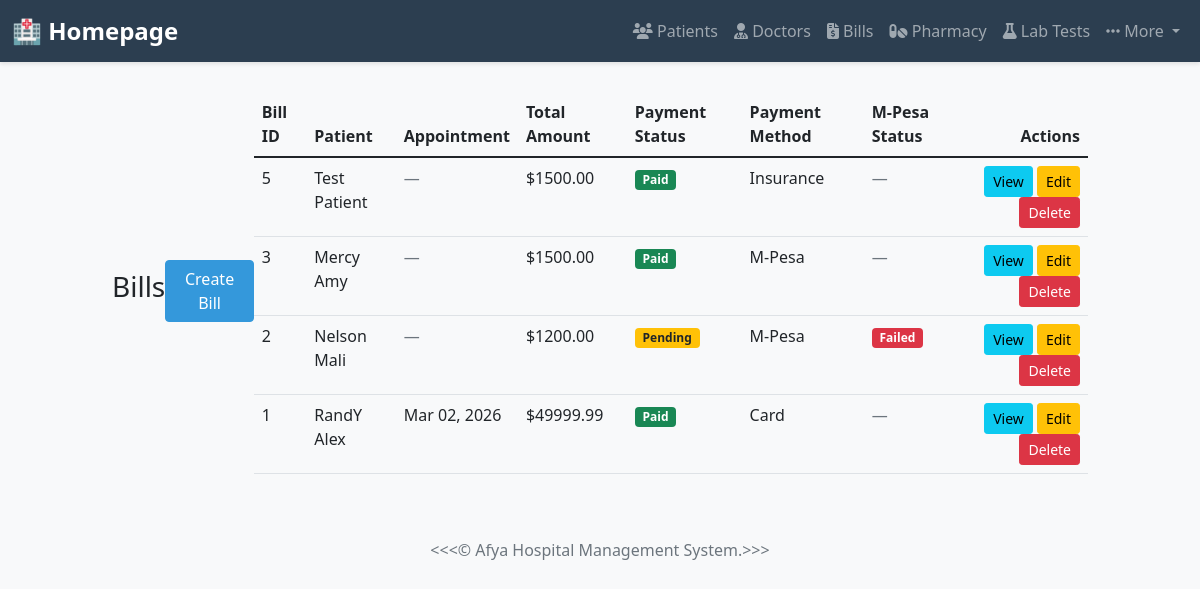
Page /bills/ on the committed database.
### myapp/models.py (models this page shows, shortened)
class Bill(models.Model):
    PAYMENT_STATUS_CHOICES = [
        ('Pending', 'Pending'),
        ('Paid', 'Paid'),
        ('Overdue', 'Overdue'),
        ('Cancelled', 'Cancelled'),
    ]
    PAYMENT_METHOD_CHOICES = [
        ('Cash', 'Cash'),
        ('Card', 'Card'),
        ('Insurance', 'Insurance'),
        ('Bank Transfer', 'Bank Transfer'),
        ('M-Pesa', 'M-Pesa'),
        ('Other', 'Other'),
    ]
    patient = models.ForeignKey(Patient, on_delete=models.CASCADE)
    appointment = models.OneToOneField(Appointment, on_delete=models.CASCADE, null=True, blank=True)
    services = models.TextField(help_text="List of services provided")
    total_amount = models.DecimalField(max_digits=10, decimal_places=2)
    payment_method = models.CharField(max_length=20, choices=PAYMENT_METHOD_CHOICES, blank=True, null=True)
    payment_status = models.CharField(max_length=20, choices=PAYMENT_STATUS_CHOICES, default='Pending')
    mpesa_payment = models.CharField(max_length=15, blank=True, null=True, help_text="M-Pesa phone number for payment (format: 254XXXXXXXXX)")
    mpesa_transaction_id = models.CharField(max_length=100, blank=True, null=True, help_text="M-Pesa transaction ID")
    mpesa_receipt_number = models.CharField(max_length=100, blank=True, null=True, help_text="M-Pesa receipt number")
    mpesa_status = models.CharField(max_length=20, choices=[('Pending', 'Pending'), ('Success', 'Success'), ('Failed', 'Failed')], blank=True, null=True, help_text="M-Pesa payment status")
    mpesa_timestamp = models.DateTimeField(blank=True, null=True, help_text="M-Pesa payment completion time")
    created_at = models.DateTimeField(auto_now_add=True)
    updated_at = models.DateTimeField(auto_now=True)
    class Meta:
        ordering = ['-created_at']

class Patient(models.Model):
    GENDER_CHOICES = [
        ('M', 'Male'),
        ('F', 'Female'),
        ('O', 'Other'),
    ]
    patient_id = models.CharField(max_length=20, unique=True)
    first_name = models.CharField(max_length=100)
    last_name = models.CharField(max_length=100)
    email = models.EmailField(unique=True)
    phone_number = models.CharField(max_length=15)
    gender = models.CharField(max_length=1, choices=GENDER_CHOICES)
    date_of_birth = models.DateField()
    address = models.TextField()
    date_registered = models.DateTimeField(auto_now_add=True)
    medical_history = models.TextField(blank=True, null=True)
    class Meta:
        ordering = ['-date_registered']

class Appointment(models.Model):
    STATUS_CHOICES = [
        ("Pending", "Pending"),
        ("Completed", "Completed"),
        ("Cancelled", "Cancelled"),
    ]
    patient = models.ForeignKey(Patient, on_delete=models.CASCADE)
    doctor = models.ForeignKey(Doctor, on_delete=models.CASCADE)
    date = models.DateField()
    time = models.TimeField()
    status = models.CharField(max_length=20, choices=STATUS_CHOICES, default="Pending")
    diagnosis = models.TextField(blank=True, null=True)
    prescribed_drugs = models.TextField(blank=True, null=True, help_text="List of prescribed drugs with dosages")
    prescription = models.FileField(upload_to='prescriptions/', blank=True, null=True)
    created_at = models.DateTimeField(auto_now_add=True)
    updated_at = models.DateTimeField(auto_now=True)
    class Meta:
        ordering = ['-date', '-time']

### myapp/views.py (the view)
# urls.py: path('bills/', views.bill_list, name='bill_list'),
def bill_list(request):
    bills = Bill.objects.select_related('patient', 'appointment').order_by('-created_at')
    context = {'bills': bills}
    return render(request, 'bill_list.html', context)

### myapp/templates/bill_list.html (shortened to what this page needs)
{% extends 'base.html' %}
{% block content %}
<div class="d-flex justify-content-between align-items-center mb-3">
    <h3>Bills</h3>
        <a href="{% url 'myapp:create_bill' %}" class="btn btn-primary">Create Bill</a>
{% if bills %}
    <div class="table-responsive">
        <table class="table table-hover">
            <thead>
                <tr>
                    <th>Bill ID</th>
                    <th>Patient</th>
                    <th>Appointment</th>
                    <th>Total Amount</th>
                    <th>Payment Status</th>
                    <th>Payment Method</th>
                    <th>M-Pesa Status</th>
                    <th class="text-end">Actions</th>
                </tr>
            </thead>
            <tbody>
                {% for bill in bills %}
                    <tr>
                        <td>{{ bill.pk }}</td>
                        <td>{{ bill.patient.first_name }} {{ bill.patient.last_name }}</td>
                        <td>
                            {% if bill.appointment %}
                                {{ bill.appointment.date|date:"M d, Y" }}
                            {% else %}
                                <span class="text-muted">—</span>
                            {% endif %}
                        </td>
                        <td>${{ bill.total_amount }}</td>
                        <td>
                            {% if bill.payment_status == 'Paid' %}
                                <span class="badge bg-success">Paid</span>
                            {% elif bill.payment_status == 'Pending' %}
                                <span class="badge bg-warning text-dark">Pending</span>
                            {% elif bill.payment_status == 'Overdue' %}
                                <span class="badge bg-danger">Overdue</span>
                            {% else %}
                                <span class="badge bg-secondary">{{ bill.payment_status }}</span>
                            {% endif %}
                        </td>
                        <td>{{ bill.payment_method|default:"—" }}</td>
                        <td>
                            {% if bill.mpesa_status %}
                                {% if bill.mpesa_status == 'Success' %}
                                    <span class="badge bg-success">{{ bill.mpesa_status }}</span>
                                {% elif bill.mpesa_status == 'Pending' %}
                                    <span class="badge bg-warning text-dark">{{ bill.mpesa_status }}</span>
                                {% elif bill.mpesa_status == 'Failed' %}
                                    <span class="badge bg-danger">{{ bill.mpesa_status }}</span>
                                {% endif %}
                            {% else %}
                                <span class="text-muted">—</span>
                            {% endif %}
                        </td>
                        <td class="text-end">
                            <a href="{% url 'myapp:bill_detail' bill.pk %}" class="btn btn-sm btn-info">View</a>
                            <a href="{% url 'myapp:update_bill' bill.pk %}" class="btn btn-sm btn-warning">Edit</a>
                            <a href="{% url 'myapp:delete_bill' bill.pk %}" class="btn btn-sm btn-danger">Delete</a>
                        </td>
                    </tr>
                {% endfor %}
            </tbody>
        </table>
    </div>
{% else %}
    <p class="text-muted">No bills have been created yet.</p>
{% endif %}
{% endblock %}

### myapp/templates/base.html (style rules this page uses)
body { background-color: #f8f9fa; font-family: 'Segoe UI', Tahoma, Geneva, Verdana, sans-serif; }
.btn-primary { background-color: #3498db; border-color: #3498db; }

### rows in the picture
Bill: pk "5", patient.first_name "Test", patient.last_name "Patient", total_amount "1500.00", payment_status "Paid", payment_method "Insurance"
Bill: pk "3", patient.first_name "Mercy", patient.last_name "Amy", total_amount "1500.00", payment_status "Paid", payment_method "M-Pesa"
Bill: pk "2", patient.first_name "Nelson", patient.last_name "Mali", total_amount "1200.00", payment_status "Pending", payment_method "M-Pesa", mpesa_status "Failed"
Bill: pk "1", patient.first_name "RandY", patient.last_name "Alex", appointment "Mar 02, 2026", total_amount "49999.99", payment_status "Paid", payment_method "Card"
